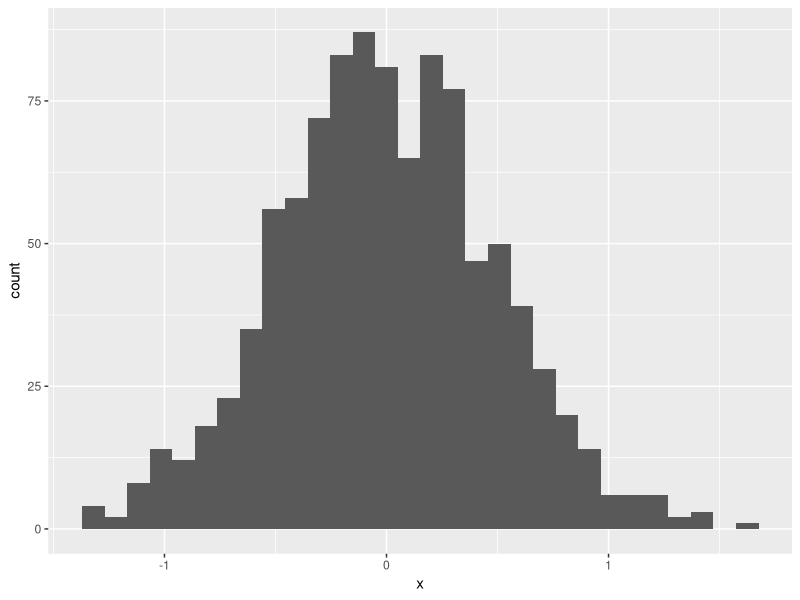
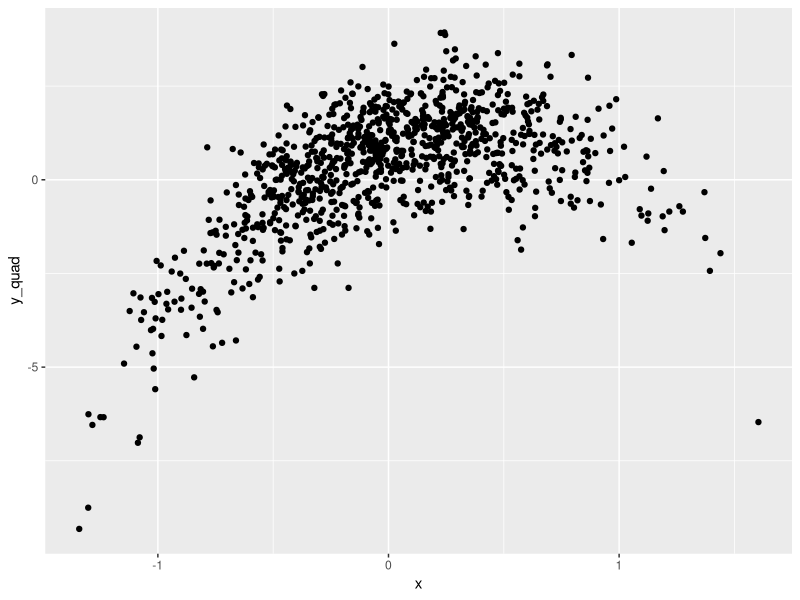
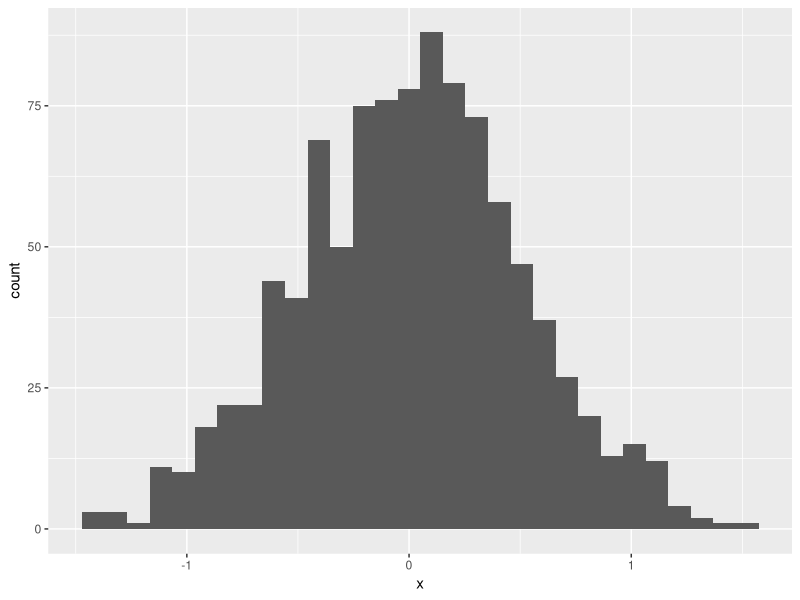
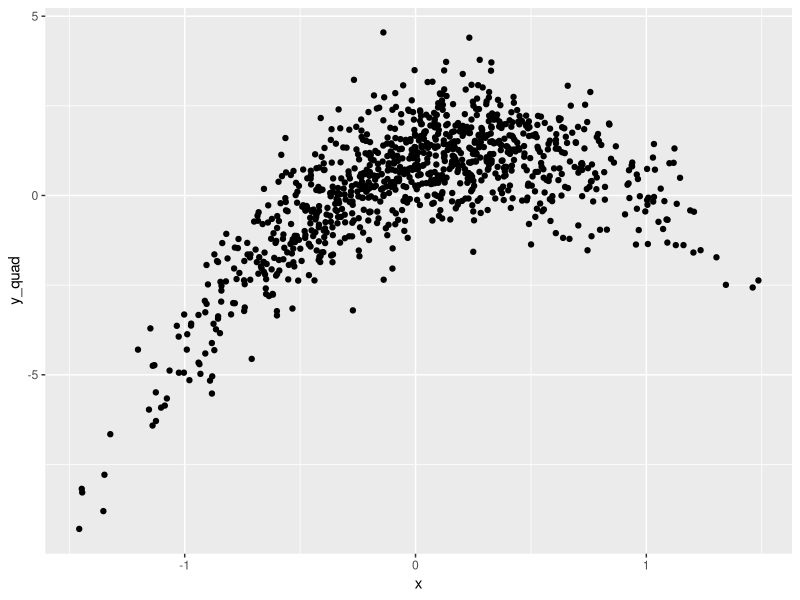
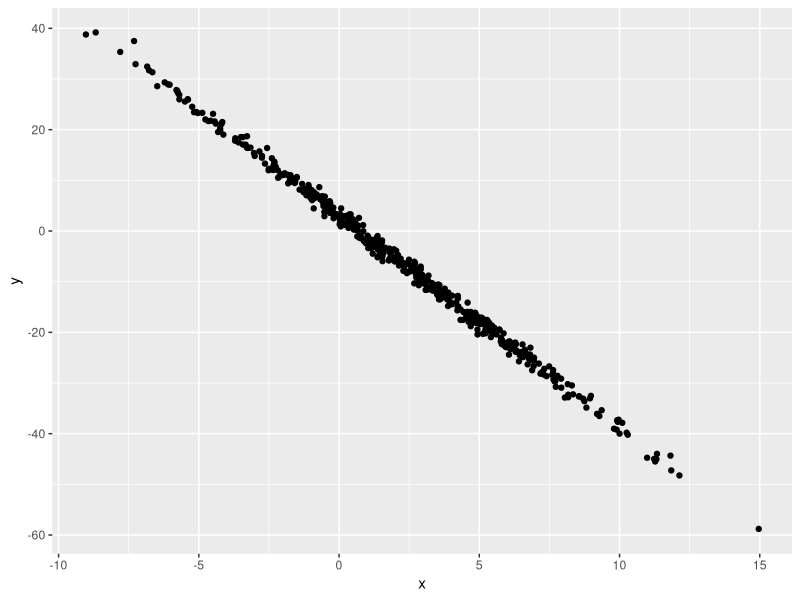

Source code (R) for these figures, in order:
## ---- chunk 1
library(tidyverse)
## ---- chunk 2
x = runif(n = 20)    # Generate 20 random numbers
y = c(1,3,17,25)

mean(x)
var(x)
## ---- chunk 3
library(tidyverse)

example_df = tibble(
  vec_numeric = 1:4,
  vec_char = c("Jack","Jeff","Lily","Sam"),
  vec_factor = factor(c("male","male","famale","male"))
)

example_df
## ---- chunk 4
plot_df = tibble(
  x = rnorm(1000, sd = 0.5),       # draw 1000 from normal distribution
  y = 1 + 2 * x + rnorm(1000),      # add noise
  y_quad = 1 + 2 * x - 3 * x ^ 2 +rnorm(1000)
  )
## ---- chunk 5
ggplot(plot_df, aes(x = x)) + geom_histogram()     
# first thing is what data set, second is what I put in x-axis, and than going to say what kind of polt I want to draw
## ---- chunk 6
ggplot(plot_df, aes(x = x, y = y_quad)) + geom_point()
## ---- chunk 7
plot_df = tibble(
  x = rnorm(1000, sd = 0.5),       # draw 1000 from normal distribution
  y = 1 + 2 * x + rnorm(1000),      # add noise
  y_quad = 1 + 2 * x - 3 * x ^ 2 +rnorm(1000)
  )

ggplot(plot_df, aes(x = x)) + geom_histogram()     

ggplot(plot_df, aes(x = x, y = y_quad)) + geom_point()
## ---- chunk 8
samp = rnorm(100)
length(samp)
## ---- chunk 9
library(tidyverse)

plot_df = tibble(
  x = rnorm(500, mean = 2, sd = 4),
  y = 3 - 4.2 * x + rnorm(500)
)

ggplot(plot_df, aes(x = x, y = y)) + geom_point()
